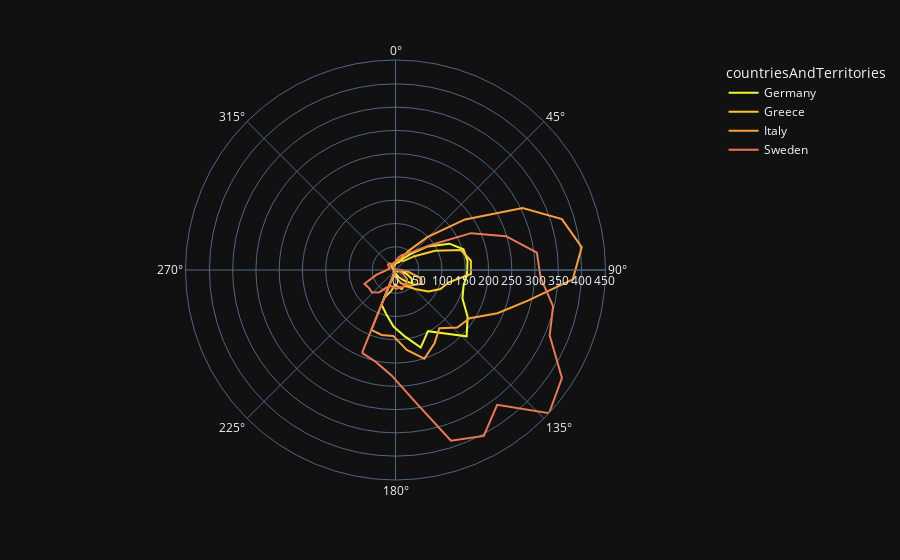

The notebook cell this image was saved under:
### Code cell
import plotly.express as px

cdf["death_rate"] = cdf["cases_weekly"]/(cdf["popData2019"]/100000)
cdf["yearprog"] = cdf["deltaTime_since_start_of_recording"]/365

fig = px.line_polar(cdf.query('countriesAndTerritories == "Italy" or countriesAndTerritories == "Germany" or countriesAndTerritories == "Sweden" or countriesAndTerritories == "Greece"'), r="death_rate", color = "countriesAndTerritories", theta="yearprog", line_close=True,
                    color_discrete_sequence=px.colors.sequential.Plasma_r,
                    template="plotly_dark",)
fig.show()
